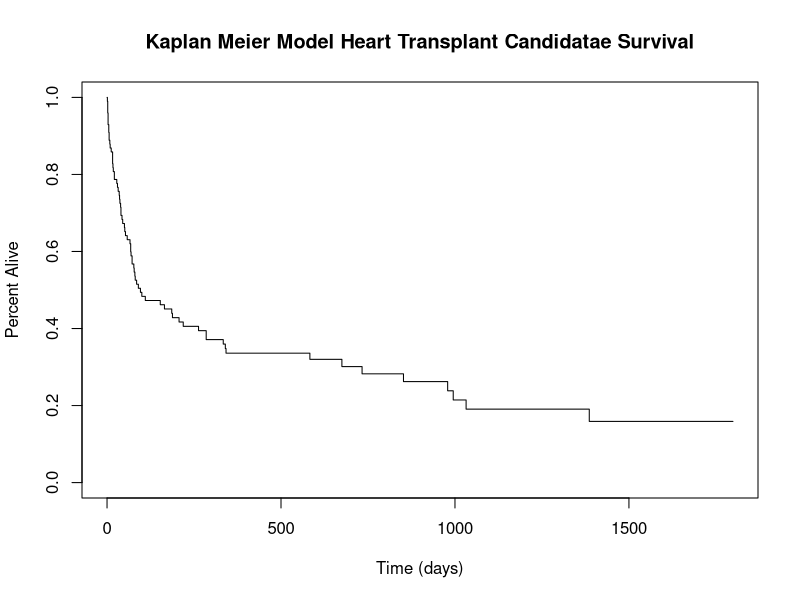

The R script that drew this image:
## ---- chunk 1
#| echo: false
#import dataset
heart_transplant <- read.csv("./heart_transplant.csv")

#load neaded libraries
library(survival)

#generate numeric column for survived from character
heart_transplant$survived2 <- as.numeric(ifelse(heart_transplant$survived=="dead",1,0))

#generate kaplan meier model
km.model <- survfit(Surv(heart_transplant$survtime,heart_transplant$survived2)~1)

#plot model
plot(km.model, conf.int=F, xlab = "Time (days)", ylab = "Percent Alive", main="Kaplan Meier Model Heart Transplant Candidatae Survival")
